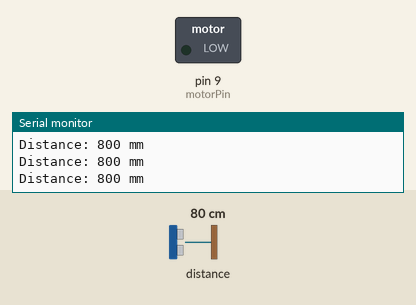
This sketch was run on a simulated Arduino Uno, built with avr-gcc and run on an emulated ATmega328P. Shown: switched loads named in the sketch (green lamp = pin HIGH), the last lines printed to the serial monitor. Inputs (shaded band) come from the test bench; at power-on: distance to the obstacle 80 cm.

Above: at 1.2 s.
1.3 s: distance to the obstacle set to 22 cm
2.8 s: distance to the obstacle set to 17 cm
At 4.0 s:
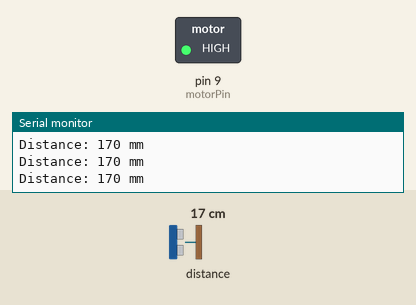
4.3 s: distance to the obstacle set to 35 cm
At 5.4 s:
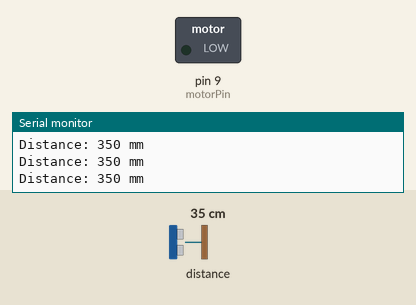
5.8 s: distance to the obstacle set to 2 cm
At 6.7 s:
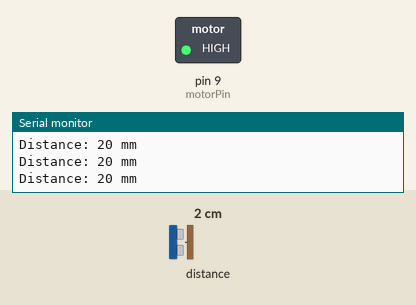
Timing chart, 0 to 8.4 s (numbered marks = the images above; inputs shaded):
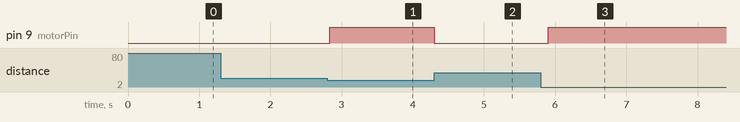

Measured:
- the behaviour switches between 20 and 19 cm on distance to the obstacle (found by bisection; images 0 and 1)
- after the input at 2.8 s, pin 9 (motorPin): LOW → HIGH at once
- after the input at 4.3 s, pin 9 (motorPin): HIGH → LOW at once
- after the input at 5.8 s, pin 9 (motorPin): LOW → HIGH after 0.10 s

The sketch:

glasses-detector.ino
```cpp
#include <Wire.h>
#include "Adafruit_VL53L0X.h"

Adafruit_VL53L0X lox = Adafruit_VL53L0X();

const int motorPin = 9;
const int distanceLimit = 200;

void setup() {
  pinMode(motorPin, OUTPUT);
  digitalWrite(motorPin, LOW);

  Serial.begin(9600);

  if (!lox.begin()) {
    Serial.println("Error connect VL53L0X");
    while (1);
  }

  Serial.println("Датчик готов");
}

void loop() {
  VL53L0X_RangingMeasurementData_t measure;

  lox.rangingTest(&measure, false);

  if (measure.RangeStatus != 4) {
    int distance = measure.RangeMilliMeter;

    Serial.print("Distance: ");
    Serial.print(distance);
    Serial.println(" mm");

    if (distance < distanceLimit) {
      digitalWrite(motorPin, HIGH);
    } else {
      digitalWrite(motorPin, LOW);
    }

  } else {
    Serial.println("Нет данных");
    digitalWrite(motorPin, LOW);
  }

  delay(100);
}
```
